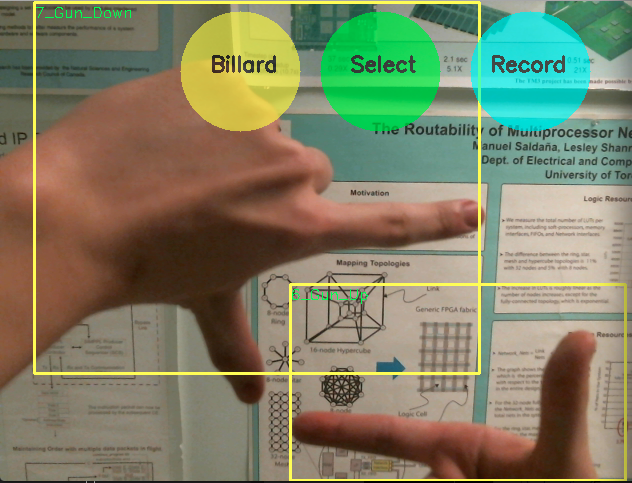
#> input picture picture.png, 632 x 483 px
$ python -i contour.py   (imports and definitions only)   (Python 2 division)   (older library calls are emulated)
#> lines starting #> are read from the running program, lines starting #| are printed output that depends on the picture; after the words box and inside, x2 and y2 are one past the last pixel; in counts of white or black regions, pixels touching at a corner belong together
#> further down, picture is the input picture: shape (483, 632, 3); mean B, G, R 100.5, 128.5, 127.3
import numpy as np
import cv
import cv2
import os
from scipy.misc import imresize


def crop_largest_contour(im):

    # Process Contour
    imgray = cv2.cvtColor(im,cv2.COLOR_BGR2GRAY)
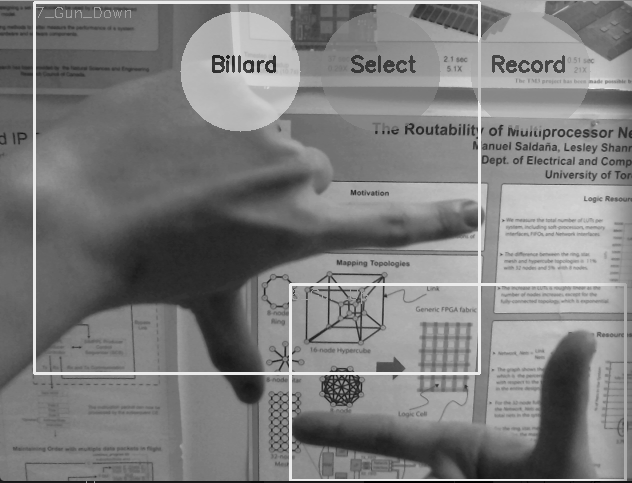
#> imgray: shape (483, 632); min 0, max 238, mean 125
    ret,thresh = cv2.threshold(imgray,127,255,0)
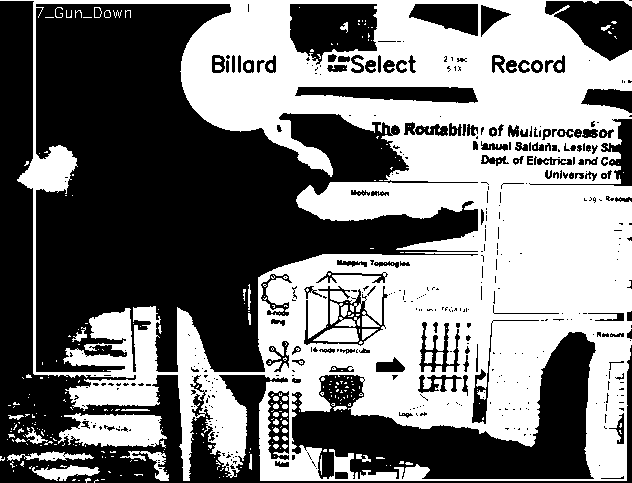
#> thresh: shape (483, 632); 47.7% white; 366 white regions (307 under 20 px)
    contours, hierarchy = cv2.findContours(thresh,cv2.RETR_TREE,cv2.CHAIN_APPROX_SIMPLE)
#> contours = 888 contours, 699 with area under 20; largest, box (x1, y1, x2, y2) and area: (0, 0, 632, 481) 263152, (35, 3, 479, 373) 86306, (291, 331, 597, 480) 20214, (289, 3, 378, 66) 4255, (303, 285, 389, 347) 2622
    #cv2.drawContours(im,contours,-1,(0,255,0),3)


    # Loop through all possible contour find max
    max_area = 0
    param = [0,0,0,0]
    for i in contours:
        x,y,w,h = cv2.boundingRect(i)

        if w*h>max_area:
            max_area = w*h
            param = [x,y,w,h]
#> this loop made 888 passes
#> (x, y, w, h, max_area) on passes 3, 5, 19, 37, 105, 161: (94, 479, 5, 4, 20), (85, 478, 6, 5, 30), (32, 465, 68, 16, 1088), (120, 451, 49, 30, 1470), (58, 413, 109, 34, 3706), (0, 0, 632, 481, 303992)
#> (x, y, w, h) on passes 6, 7, 9, 12, 14, 16: (219, 477, 1, 1), (223, 476, 1, 1), (134, 474, 9, 2), (166, 470, 1, 1), (220, 468, 4, 3), (217, 466, 3, 4)
#> after the loop, max_area = 303992

    x = param[0]
    y = param[1]
    w = param[2]
    h = param[3]

    #cv2.rectangle(im,(x,y),(x+w, y+h),(0,255,255),2)


    # Numpy->Iplimage
    source = im # source is numpy array
#> (the run stopped early here; a loop or call above may not have finished)
